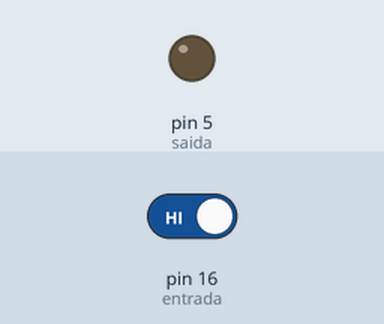
The sketch below on a simulated Arduino Uno, built with avr-gcc and run on an emulated ATmega328P. Shown: output pins drawn as LEDs (lit = HIGH). Inputs (shaded band) come from the test bench; at power-on: pin 16 (entrada) HIGH. What the sketch prints to the serial monitor is not drawn.

Above: at 1.2 s.
1.3 s: pin 16 (entrada) driven LOW
At 2.5 s:
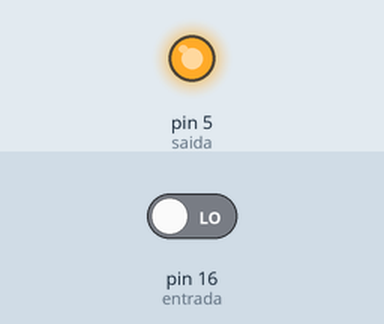
2.8 s: pin 16 (entrada) driven HIGH
At 3.9 s:
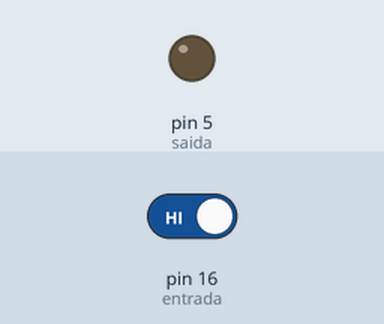
Timing chart, 0 to 5.8 s (numbered marks = the images above; inputs shaded):
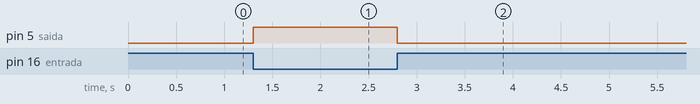

The sketch:

EntradaDigital_SaidaLed.ino
```cpp
/*

Equivalencia das saidas Digitais entre NodeMCU e ESP8266 (na IDE do Arduino)
NodeMCU - ESP8266
D0 = 16;
D1 = 5;
D2 = 4;
D3 = 0;
D4 = 2;
D5 = 14;
D6 = 12;
D7 = 13;
D8 = 15;
D9 = 3;
D10 = 1;
*/


int saida = 5;
int entrada = 16;
void setup()
{
  Serial.begin(115200);
  pinMode(saida, OUTPUT);
  pinMode(entrada, INPUT);
}


void loop()
{
  if (digitalRead(entrada)==0)
  {
    digitalWrite(saida, HIGH);
    Serial.println(1);
  }
  else
  {
   Serial.println(0);
   digitalWrite(saida, LOW);
  }

}
```

Measured:
- after the input at 1.3 s, pin 5 (saida): LOW → HIGH at once
- after the input at 2.8 s, pin 5 (saida): HIGH → LOW at once
